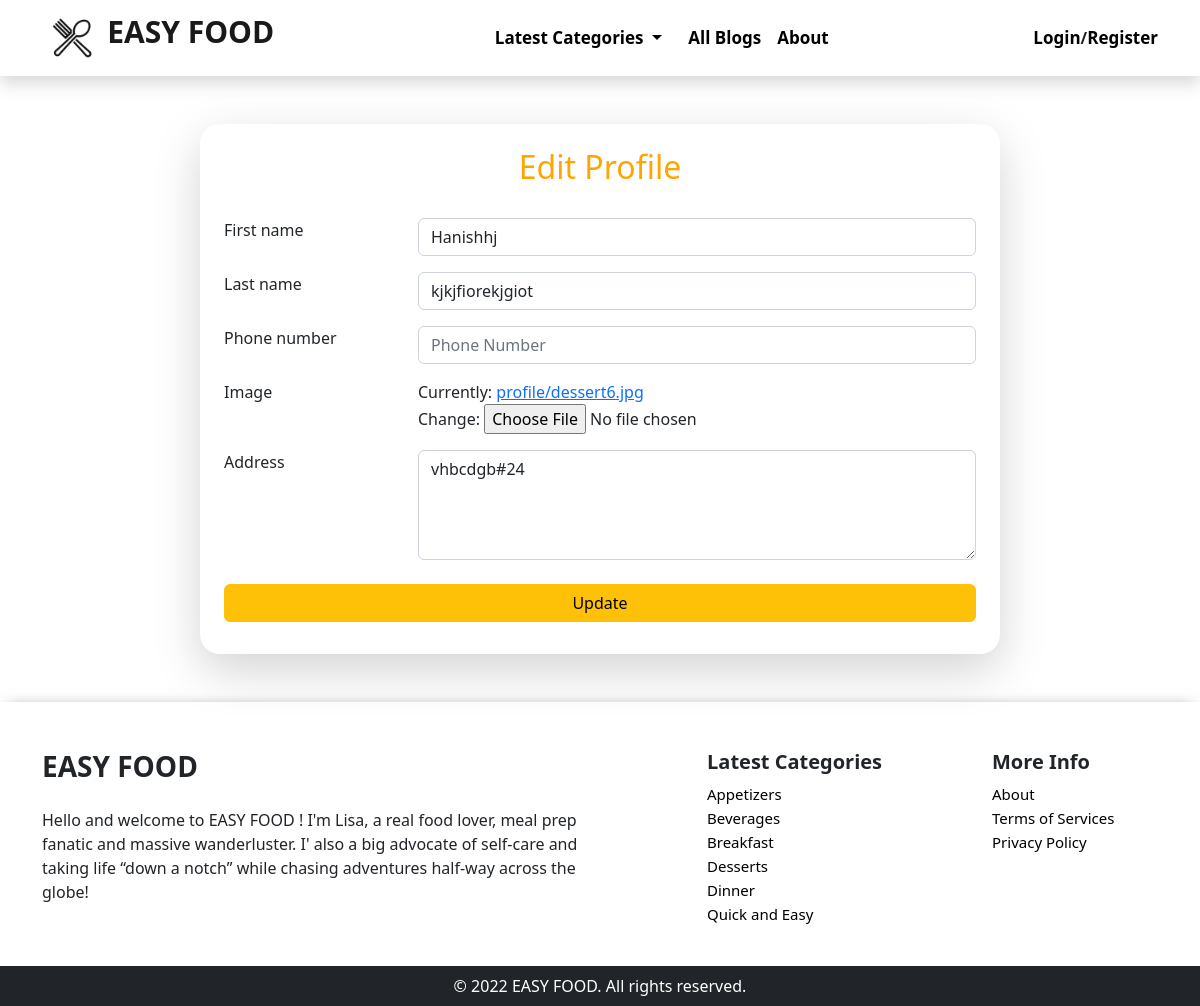
The app's page /edit-profile/kaushal12 with its own data.
### blogapp/models.py (models this page shows, shortened)
class CustomUsers(AbstractUser):
    email = models.EmailField(blank=False , unique=True)
    created_at = models.DateTimeField(auto_now_add=True)
    updated_at = models.DateTimeField(auto_now= True)
    first_name = models.CharField(max_length=255,blank =False)
    phone_number = models.CharField(max_length=20 , blank=True, unique=True)
    address= models.TextField( blank=True)
    image = models.ImageField(upload_to = 'profile/',  blank=True)

class Category(models.Model):
    name=models.CharField(max_length=200)
    slug = models.SlugField(max_length = 200, blank=True)
    image = models.ImageField(upload_to ='category/', blank=True)
    created_at = models.DateTimeField(auto_now_add=True)
    updated_at = models.DateTimeField(auto_now= True)

### blogapp/views.py (the view)
# urls.py: path('edit-profile/<username>', views.edit_profile,name="edit-profile"),
def edit_profile(request, username):
    blogs = blog()
    user = CustomUsers.objects.get(username=username)
    if request.method == 'POST':
        fm = Register_form(request.POST, instance=user)
        first_name = request.POST['first_name']
        last_name = request.POST['last_name']
        phone_number = request.POST['phone_number']
        address = request.POST['address']
        try:
            user.image = request.FILES['image']
        except:
            pass
        user.save()
        if ((re.match("^[a-zA-Z]+$", first_name))):
            if(((phone_number == "") or (re.match("^(\+\d{1,2}\s)?\(?\d{3}\)?[\s.-]\d{3}[\s.-]\d{4}$", phone_number))) and ((last_name == "") or (re.match ("^[a-zA-Z]+$",last_name)))):
                CustomUsers.objects.filter(username=username).update(first_name=first_name, last_name=last_name, phone_number=phone_number,address=address)
                messages.success(request, "Profile updated successfuly !")
                return HttpResponseRedirect(f"/profile/{username}")
        else:
            messages.error(request, 'Inavalid Credentials')
    else:
        fm = Register_form(instance = user)
    return render(request, 'blogapp/edit_profile.html', {'form': fm, 'blogs': blogs, 'user' : user})

### blog/context_processors.py (called while the page is built)
def nav(request):
    blog= Category.objects.all()
    return {'category' : blog}

### blogapp/views.py (called while the page is built)
def blog():
    category = Category.objects.all().order_by('-updated_at').order_by('name')
    blog = []
    for i in category:
        present = Post.objects.filter(category_id=i.pk)
        if present.exists():
            blog.append(Category.objects.all().get(id=i.pk))
    return blog

### blogapp/templates/blogapp/edit_profile.html (shortened to what this page needs)
{% extends 'base.html' %}
{% load static %}
{% block content %}
{% include "blogapp/navbar.html" %}
<div class="py-xs-0 py-md-5 py-sm-5 py-lg-5 ">
    <form method="POST" novalidate enctype="multipart/form-data" action=""
        class="px-4 shadow-lg  mx-auto register-form bg-white col-xs-8 col-sm-8 col-md-5 col-lg-8 py-4">
        <h2 class="text-center pb-3 register-heading">Edit Profile</h1>
            <div class="row my-3">
                <div class="col-3">{{form.first_name.label}}</div>
                <div class="col-9">
                    {{form.first_name}}
                </div>
            </div>
            <div class="row my-3">
                <div class="col-3">{{form.last_name.label}}</div>
                <div class="col-9">
                    {{form.last_name}}
                </div>
            </div>
            <div class=" row my-3">
                <div class="col-3">{{form.phone_number.label}} </div>
                <div class="col-9">{{form.phone_number}}
                </div>
            </div>
            <div class="row my-3">
                <div class="col-3">Image</div>
                <div class="col-9">Currently: <a href="{{user.image.url}}">{{user.image}}</a>
                    <br> Change:
                    <input type="file" name="image" accept="image/*" id="id_image">
                </div>
            </div>
            <div class="row my-3">
                <div class="col-3">{{form.address.label}}</div>
                <div class="col-9">{{form.address}}
                </div>
            </div>
            <input type="submit" onclick="validate()" value="Update" class="my-2 w-100 btn btn-warning register-button">
    </form>
</div>
{% endblock content %}
{% block footer %}{{block.super}}{% endblock footer %}

### templates/base.html (shortened to what this page needs)
<!DOCTYPE html>
<html lang="en">
{% load static %}
<head>
    <link rel="stylesheet" href="https://cdnjs.cloudflare.com/ajax/libs/font-awesome/6.2.0/css/all.min.css"
 />
    <link href="https://cdn.jsdelivr.net/npm/bootstrap@5.2.2/dist/css/bootstrap.min.css" rel="stylesheet"
>
    <link rel="stylesheet" href="https://cdnjs.cloudflare.com/ajax/libs/OwlCarousel2/2.3.4/assets/owl.carousel.min.css"
 />
    <link rel="stylesheet"
        href="https://cdnjs.cloudflare.com/ajax/libs/OwlCarousel2/2.3.4/assets/owl.theme.default.min.css"
 />
    <link rel="stylesheet" href="//cdn.jsdelivr.net/npm/alertifyjs@1.13.1/build/css/alertify.min.css" />
    <link rel="stylesheet" href="//cdn.jsdelivr.net/npm/alertifyjs@1.13.1/build/css/themes/default.min.css" />
</head>
<body>
    {% block content %}
    {% endblock content %}
    {% block footer %}
    <section class="foot">
        <div class="container pt-5 pb-4">
            <div class="row">
                <div class="col-lg-6 col-sm-12 ">
                    <h3 class="fw-bold">EASY FOOD</h3>
                    <p class="pt-3">Hello and welcome to EASY FOOD ! I'm Lisa, a real food lover, meal prep fanatic and
                        massive wanderluster. I' also a big advocate of self-care and taking life “down a notch” while
                        chasing adventures half-way across the globe!
                    </p>
                </div>
                <div class="col-lg-3 offset-1 d-lg-block d-md-block d-sm-none">
                    <h5 class="fw-bold">Latest Categories</h5>
                    <ul class="footer">
                        {% for blogs in blogs %}
                        {% if forloop.counter < 7 %} <li><a href="{% url 'category' blogs.slug %}">
                                {{blogs.name}}
                            </a></li>
                            {% endif%}
                            {% endfor %}
                    </ul>
                </div>
                <div class="col-lg-2 d-lg-block d-md-block d-sm-none">
                    <h5 class="fw-bold">More Info</h5>
                    <ul class="footer">
                        <li>
                            <a href="{% url 'about' %}">About</a>
                        </li>
                        <li><a href="{% url 'terms' %}">Terms of Services</a></li>
                        <li>
                            <a href="{% url 'policy' %}">Privacy Policy</a>
                        </li>
                    </ul>
                </div>
            </div>
        </div>
        <div class="bg-dark text-white text-center py-2">&#169; <span id="cur-year"></span> EASY FOOD. All rights
            reserved.
        </div>
    </section>
    {% endblock footer %}
</body>
</html>

### templates/base.html (style rules this page uses)
body { font-family: 'Poppins', sans-serif; }
.foot { box-shadow: 0px 0px 15px -8px rgba(0, 0, 0, 0.75); }
.footer li { list-style: none; }
.footer a { text-decoration: none; color: black; font-size: 15px; }
.footer { padding-left: 0px; }

### blogapp/templates/blogapp/edit_profile.html (style rules this page uses)
.register-form { border-radius: 20px; }
.register-button { background-color: rgb(248, 166, 15); }
.register-heading { color: orange; }

### records on screen
CustomUsers: first_name "Hanishhj", last_name "kjkjfiorekjgiot", image "profile/dessert6.jpg", address "vhbcdgb#24"
Category: name "Appetizers"
Category: name "Beverages"
Category: name "Breakfast"
Category: name "Desserts"
Category: name "Dinner"
Category: name "Quick and Easy"
